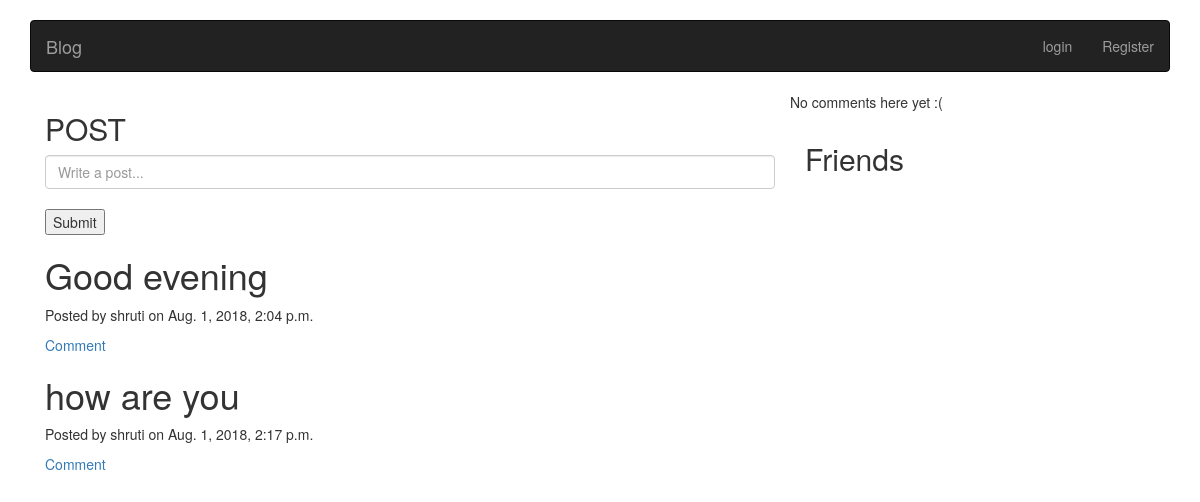
Page /home/ on the earlier database version.
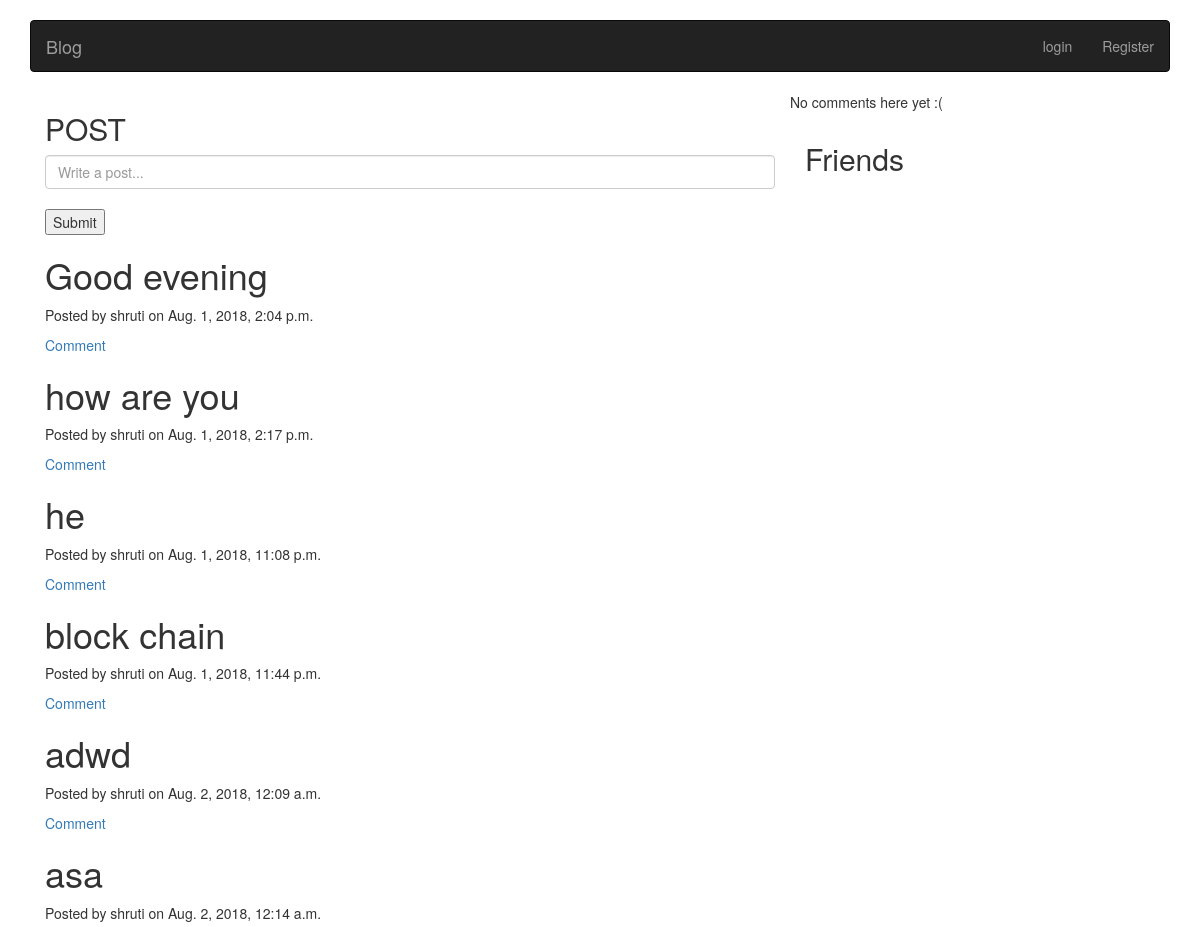
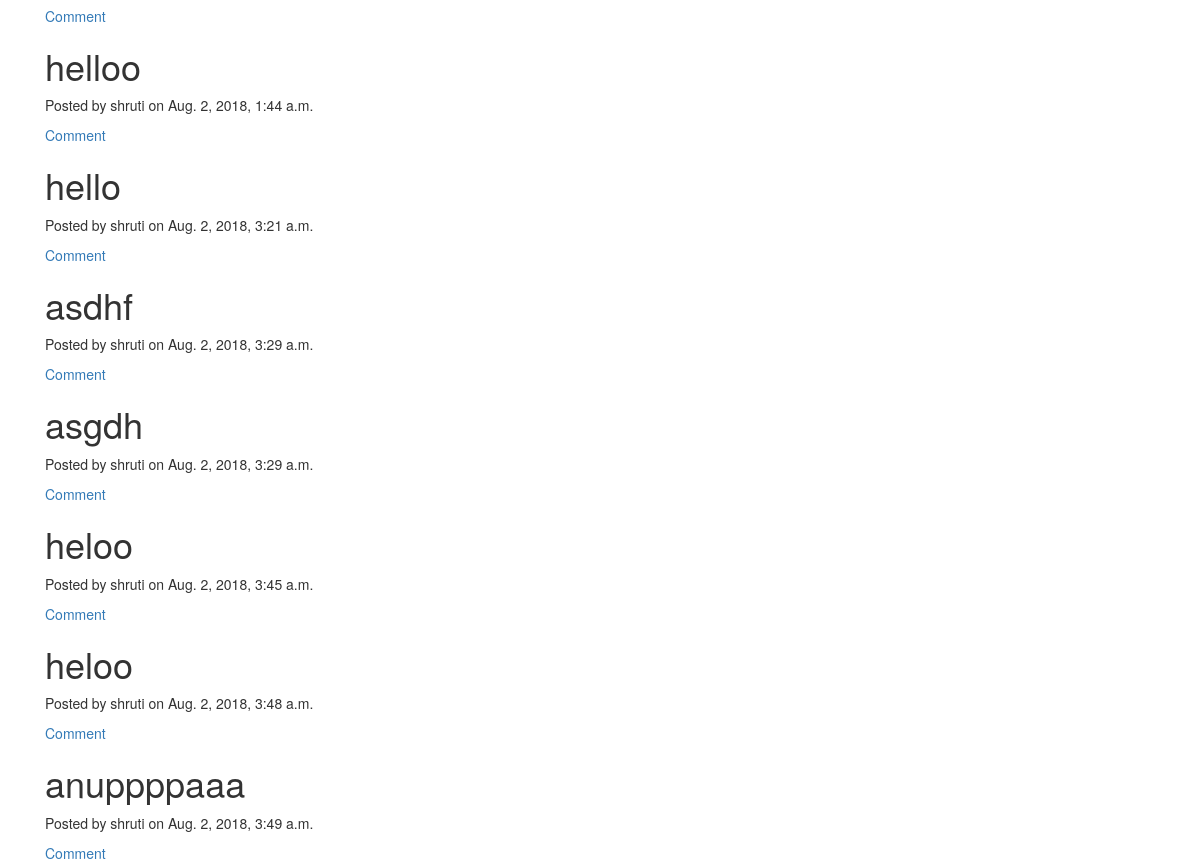
Same page on the later database version (2 pictures, top to bottom).
### home/models.py (models this page shows, shortened)
class Post(models.Model):
    post = models.CharField(max_length=500)
    user = models.ForeignKey(User,on_delete=models.CASCADE)
    created = models.DateTimeField(auto_now_add=True)
    updated = models.DateTimeField(auto_now=True)

### home/views.py (the view, shortened to what this page needs)
class HomeView(TemplateView):
    template_name = 'home/home.html'
    def get(self,request):
        form = HomeForm()
        posts = Post.objects.all()
        args = {'form':form, 'posts': posts}
        return render(request, self.template_name, args)

### home/forms.py
class HomeForm(forms.ModelForm):
    post = forms.CharField(widget=forms.TextInput(
        attrs={
            'class': 'form-control',
            'placeholder': 'Write a post...'
        }
    ))
    class Meta:
        model = Post
        fields = ('post',)

### home/templates/home/home.html (shortened to what this page needs)
{% extends 'base.html'%}
{% block body %}
<div class="container">
    <div class="col-md-8">
        <h2>POST</h2>
        <form method="post">
            {{ form.post }}
            <br>
            <button type="submit">Submit</button>
        </form>
        {% for post in posts %}
        <h1> {{ post.post }} </h1>
            <p>Posted by {{ post.user }} on {{ post.created }}</p>
            <a href = "/home/comment/"> Comment </a>
        {% endfor %}
    </div>
{% for comment in comments %}
  <div class="comment">
      <div class="date">{{ comment.created_date }}</div>
      <strong>{{ comment.author }}</strong>
      <p>{{ comment.text|linebreaks }}</p>
      <p> enter your comments </P>
  </div>
{% empty %}
  <p>No comments here yet :(</p>
{% endfor %}
<div class="col-md-4">
  <h2>Friends</h2>
</div>
</div>
{% endblock %}

### accounts/templates/base.html (shortened to what this page needs)
<!DOCTYPE html>
<html lang="en">
<head>
  <link rel="stylesheet" href="https://maxcdn.bootstrapcdn.com/bootstrap/3.3.7/css/bootstrap.min.css">
</head>
<body>
<br>
<div class="container">
<nav class="navbar navbar-inverse">
  <div class="container-fluid">
    <div class="navbar-header">
      <a class="navbar-brand" href="#">Blog </a>
        </div>
{% if user.is_authenticated %}
 <ul class="nav navbar-nav">
     <li><a href="/home">Home</a></li>
     <li><a href="/accounts/logout">logout</a></li>
     <li><a href="/accounts/profile">profile</a></li>
     <li><a href="/accounts/profile/edit">Edit profile</a></li>
     <li><a href="/accounts/change-password">Change Password</a></li>
 </ul>
      {% else %}
       <ul class="nav navbar-nav navbar-right" >
           <li><a href="/accounts/login">login</a></li>
           <li> <a href="/accounts/register">Register</a></li>
       </ul>
      {% endif %}
</nav>
    </div>
{% block body%}{% endblock%}
</body>
</html>

Differences in the rows shown:
added Post: post "he", user "shruti", created "Aug. 1, 2018, 11:08 p.m."
added Post: post "block chain", user "shruti", created "Aug. 1, 2018, 11:44 p.m."
added Post: post "adwd", user "shruti", created "Aug. 2, 2018, 12:09 a.m."
added Post: post "asa", user "shruti", created "Aug. 2, 2018, 12:14 a.m."
added Post: post "helloo", user "shruti", created "Aug. 2, 2018, 1:44 a.m."
added Post: post "hello", user "shruti", created "Aug. 2, 2018, 3:21 a.m."
added Post: post "asdhf", user "shruti", created "Aug. 2, 2018, 3:29 a.m."
added Post: post "asgdh", user "shruti", created "Aug. 2, 2018, 3:29 a.m."
added Post: post "heloo", user "shruti", created "Aug. 2, 2018, 3:45 a.m."
added Post: post "heloo", user "shruti", created "Aug. 2, 2018, 3:48 a.m."
added Post: post "anuppppaaa", user "shruti", created "Aug. 2, 2018, 3:49 a.m."
